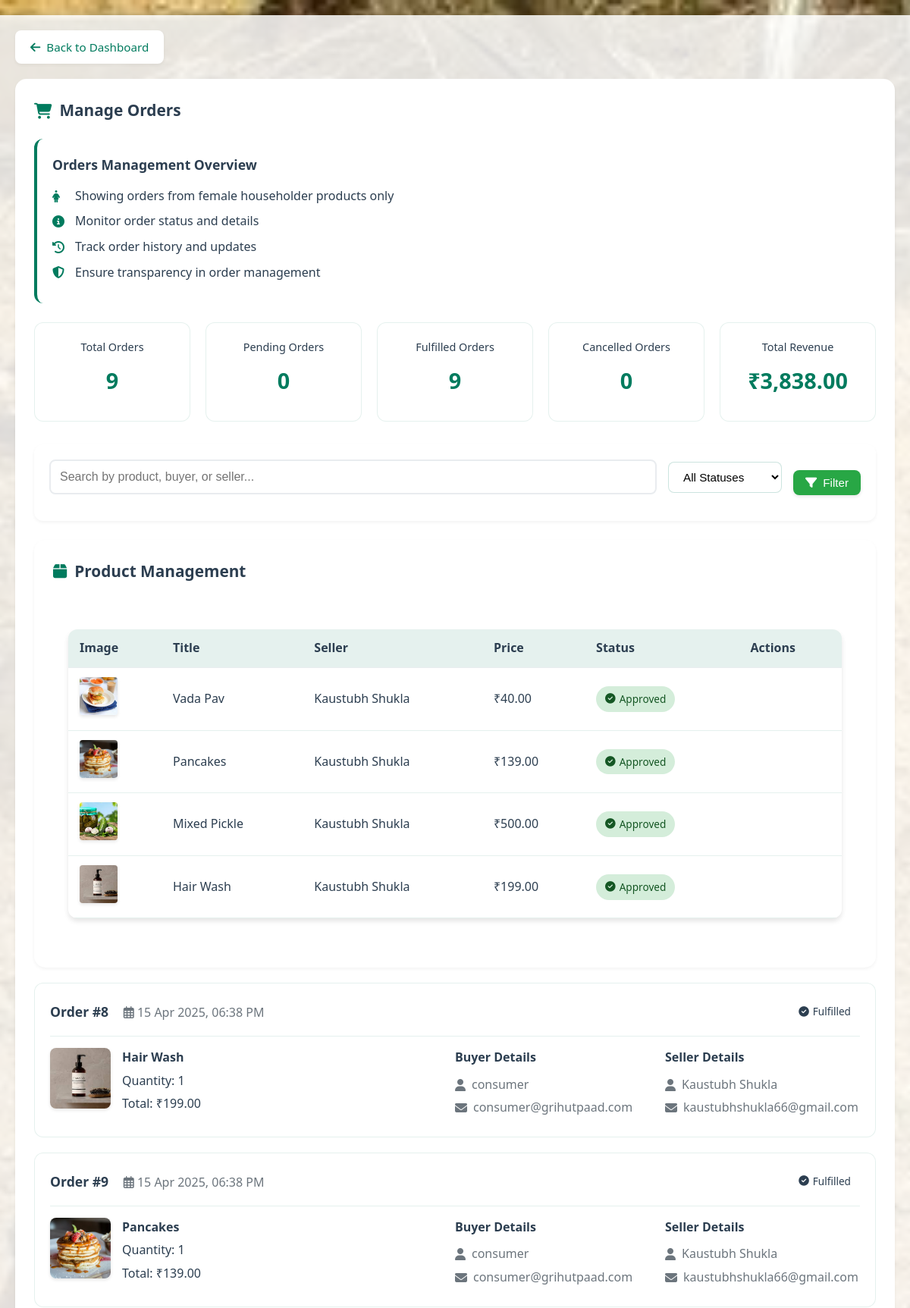
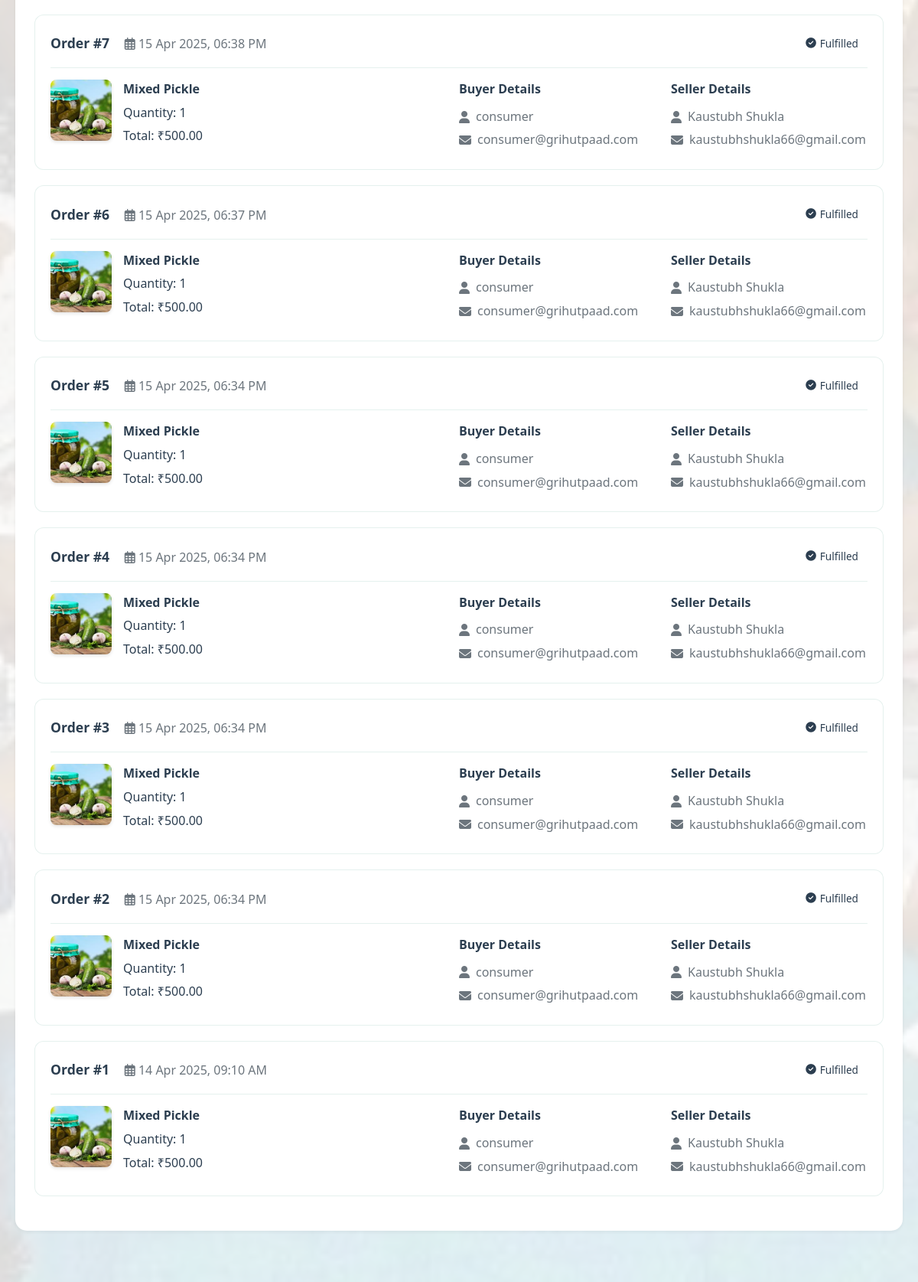
The page /dashboards/admin/manage_orders.php (signed in, upper part) on the database its author committed (2 pictures, top to bottom).
### tables this page shows
CREATE TABLE `products` (
  `id` int(11) NOT NULL AUTO_INCREMENT,
  `user_id` int(11) NOT NULL,
  `title` varchar(150) NOT NULL,
  `description` text DEFAULT NULL,
  `category_id` int(11) DEFAULT NULL,
  `price` decimal(10,2) DEFAULT NULL,
  `is_approved` tinyint(1) DEFAULT 0,
  `image` varchar(255) DEFAULT NULL,
  `approved` tinyint(1) NOT NULL DEFAULT 0,
  `approved_by` int(11) DEFAULT NULL,
  `approved_at` timestamp NULL DEFAULT NULL,
  `created_at` timestamp NOT NULL DEFAULT current_timestamp(),
  PRIMARY KEY (`id`),
  KEY `user_id` (`user_id`),
  KEY `products_ibfk_2` (`approved_by`),
  KEY `category` (`category_id`)
);

CREATE TABLE `users` (
  `id` int(11) NOT NULL AUTO_INCREMENT,
  `name` varchar(100) NOT NULL,
  `email` varchar(100) NOT NULL,
  `password` varchar(255) NOT NULL,
  `role` enum('webmaster','female_householder','consumer','admin') NOT NULL,
  `registered_at` timestamp NOT NULL DEFAULT current_timestamp(),
  `is_blocked` tinyint(1) NOT NULL DEFAULT 0,
  `registration_date` timestamp NOT NULL DEFAULT current_timestamp(),
  `phone` varchar(20) DEFAULT NULL,
  `address` text DEFAULT NULL,
  `about` text DEFAULT NULL,
  `last_modified` timestamp NULL DEFAULT current_timestamp() ON UPDATE current_timestamp(),
  PRIMARY KEY (`id`),
  UNIQUE KEY `email` (`email`)
);

CREATE TABLE `orders` (
  `id` int(11) NOT NULL AUTO_INCREMENT,
  `consumer_id` int(11) NOT NULL,
  `product_id` int(11) NOT NULL,
  `status` enum('pending','fulfilled','cancelled') DEFAULT 'pending',
  `ordered_at` timestamp NOT NULL DEFAULT current_timestamp(),
  `fulfilled_at` timestamp NULL DEFAULT NULL,
  `quantity` int(11) NOT NULL,
  `total_price` decimal(10,2) NOT NULL,
  `shipping_address` text NOT NULL,
  `phone` varchar(20) NOT NULL,
  `updated_by` int(11) DEFAULT NULL,
  `updated_at` timestamp NULL DEFAULT NULL,
  PRIMARY KEY (`id`),
  KEY `consumer_id` (`consumer_id`),
  KEY `product_id` (`product_id`),
  KEY `updated_by` (`updated_by`),
  CONSTRAINT `orders_ibfk_1` FOREIGN KEY (`consumer_id`) REFERENCES `users` (`id`),
  CONSTRAINT `orders_ibfk_2` FOREIGN KEY (`product_id`) REFERENCES `products` (`id`),
  CONSTRAINT `orders_ibfk_3` FOREIGN KEY (`updated_by`) REFERENCES `users` (`id`)
);

### dashboards/admin/manage_orders.php (the view, shortened to what this page needs)
<?php
require_once('../../config/db.php');
$search = isset($_GET['search']) ? $_GET['search'] : '';
$page = isset($_GET['page']) ? max(1, (int)$_GET['page']) : 1;
$items_per_page = 10;
$offset = ($page - 1) * $items_per_page;
$stats_query = "SELECT
    COUNT(*) as total_orders,
    SUM(CASE WHEN o.status = 'pending' THEN 1 ELSE 0 END) as pending_orders,
    SUM(CASE WHEN o.status = 'fulfilled' THEN 1 ELSE 0 END) as fulfilled_orders,
    SUM(CASE WHEN o.status = 'cancelled' THEN 1 ELSE 0 END) as cancelled_orders,
    SUM(o.total_price) as total_revenue
FROM orders o
JOIN products p ON o.product_id = p.id
JOIN users s ON p.user_id = s.id
WHERE s.role = 'female_householder'";
$stats = $conn->query($stats_query)->fetch_assoc();
$base_query = "
    FROM orders o
    JOIN products p ON o.product_id = p.id
    JOIN users c ON o.consumer_id = c.id
    JOIN users s ON p.user_id = s.id
    WHERE s.role = 'female_householder'
";
$params = [];
$param_types = "";
$query = "
    SELECT
        o.*,
        p.title as product_title,
        p.image as product_image,
        c.name as buyer_name,
        c.email as buyer_email,
        s.name as seller_name,
        s.email as seller_email
    " . $base_query . "
    ORDER BY o.ordered_at DESC
    LIMIT ? OFFSET ?
";
$params[] = $items_per_page;
$params[] = $offset;
$param_types .= "ii";
$stmt = $conn->prepare($query);
if (!empty($params)) {
    if (!$stmt->bind_param($param_types, ...$params)) {
        die("Binding parameters failed: " . $stmt->error);
    }
}
if (!$stmt->execute()) {
    die("Execute failed: " . $stmt->error);
}
$result = $stmt->get_result();
$orders = $result->fetch_all(MYSQLI_ASSOC);
$pending_products = $conn->query("
    SELECT p.*, u.name as seller_name,
    CASE
        WHEN p.approved = 1 AND p.is_approved = 1 THEN 'approved'
        WHEN p.approved = 2 OR p.is_approved = 2 THEN 'cancelled'
        ELSE 'pending'
    END as status
    FROM products p
    JOIN users u ON p.user_id = u.id
    WHERE u.role = 'female_householder'
    ORDER BY p.created_at DESC
")->fetch_all(MYSQLI_ASSOC);
?>
<!DOCTYPE html>
<html>
<head>
    <link rel="stylesheet" href="../../assets/uploads/css/style.css">
    <link rel="stylesheet" href="https://cdnjs.cloudflare.com/ajax/libs/font-awesome/6.5.0/css/all.min.css">
</head>
<body>
    <div class="container">
        <a href="dashboard.php" class="back-link">
            <i class="fas fa-arrow-left"></i> Back to Dashboard
        </a>
        <div class="card">
            <div class="card-header">
                <h3><i class="fas fa-shopping-cart"></i> Manage Orders</h3>
            </div>
            <div class="transparency-box">
                <h4>Orders Management Overview</h4>
                <p><i class="fas fa-female"></i> Showing orders from female householder products only</p>
                <p><i class="fas fa-info-circle"></i> Monitor order status and details</p>
                <p><i class="fas fa-history"></i> Track order history and updates</p>
                <p><i class="fas fa-shield-alt"></i> Ensure transparency in order management</p>
            </div>
            <div class="stats-container">
                <div class="stat-card">
                    <div class="stat-label">Total Orders</div>
                    <div class="stat-value"><?php echo $stats['total_orders']; ?></div>
                </div>
                <div class="stat-card">
                    <div class="stat-label">Pending Orders</div>
                    <div class="stat-value"><?php echo $stats['pending_orders']; ?></div>
                </div>
                <div class="stat-card">
                    <div class="stat-label">Fulfilled Orders</div>
                    <div class="stat-value"><?php echo $stats['fulfilled_orders']; ?></div>
                </div>
                <div class="stat-card">
                    <div class="stat-label">Cancelled Orders</div>
                    <div class="stat-value"><?php echo $stats['cancelled_orders']; ?></div>
                </div>
                <div class="stat-card">
                    <div class="stat-label">Total Revenue</div>
                    <div class="stat-value">₹<?php echo number_format($stats['total_revenue'], 2); ?></div>
                </div>
            </div>
            <div class="filters">
                <form method="GET" style="width: 100%; display: flex; gap: 15px; flex-wrap: wrap;">
                    <div class="filter-group search-box">
                        <input type="text" name="search" placeholder="Search by product, buyer, or seller..."
                               value="<?php echo htmlspecialchars($search); ?>" class="search-input">
                    </div>
                    <div class="filter-group">
                        <select name="status" class="filter-select">
                            <option value="">All Statuses</option>
                        </select>
                        <button type="submit" class="btn btn-success">
                            <i class="fas fa-filter"></i> Filter
                        </button>
                    </div>
                </form>
            </div>
            <div class="card mb-4">
                <div class="card-header">
                    <h3><i class="fas fa-box"></i> Product Management</h3>
                </div>
                <div class="card-body">
                    <?php if (empty($pending_products)): ?>
                        <div class="alert alert-info">
                            <i class="fas fa-check-double"></i> No products to display.
                        </div>
                    <?php else: ?>
                        <div class="table-responsive">
                            <table class="table">
                                <thead>
                                    <tr>
                                        <th>Image</th>
                                        <th>Title</th>
                                        <th>Seller</th>
                                        <th>Price</th>
                                        <th>Status</th>
                                        <th>Actions</th>
                                    </tr>
                                </thead>
                                <tbody>
                                    <?php foreach ($pending_products as $product): ?>
                                        <tr>
                                            <td>
                                                <img src="../../assets/uploads/<?php echo htmlspecialchars($product['image']); ?>"
                                                     alt="Product Image"
                                                     style="width: 50px; height: 50px; object-fit: cover; border-radius: 4px;">
                                            </td>
                                            <td><?php echo htmlspecialchars($product['title']); ?></td>
                                            <td><?php echo htmlspecialchars($product['seller_name']); ?></td>
                                            <td>₹<?php echo number_format($product['price'], 2); ?></td>
                                            <td>
                                                <span class="status-badge status-<?php echo $product['status']; ?>">
                                                    <?php
                                                    switch($product['status']) {
                                                        case 'approved':
                                                            echo '<i class="fas fa-check-circle"></i> Approved';
                                                            break;
                                                    }
                                                    ?>
                                                </span>
                                            </td>
                                            <td>
                                            </td>
                                        </tr>
                                    <?php endforeach; ?>
                                </tbody>
                            </table>
                        </div>
                    <?php endif; ?>
                </div>
            </div>
            <?php if (empty($orders)): ?>
                <div class="alert alert-info">
                    <i class="fas fa-info-circle"></i> No orders found.
                </div>
            <?php else: ?>
                <?php foreach ($orders as $order): ?>
                    <div class="order-card">
                        <div class="order-header">
                            <div>
                                <span style="font-size: 1.1rem; font-weight: 600; color: #2c3e50;">
                                    Order #<?php echo $order['id']; ?>
                                </span>
                                <span style="margin-left: 15px; color: #6c757d;">
                                    <i class="far fa-calendar-alt"></i>
                                    <?php echo date('d M Y, h:i A', strtotime($order['ordered_at'])); ?>
                                </span>
                            </div>
                            <span class="status-badge status-<?php echo strtolower($order['status']); ?>">
                                <i class="fas fa-<?php echo $order['status'] === 'fulfilled' ? 'check-circle' : ($order['status'] === 'cancelled' ? 'times-circle' : 'clock'); ?>"></i>
                                <?php echo ucfirst($order['status']); ?>
                            </span>
                        </div>
                        <div class="order-details">
                            <div class="product-info">
                                <img src="../../assets/uploads/<?php echo htmlspecialchars($order['product_image']); ?>"
                                     alt="<?php echo htmlspecialchars($order['product_title']); ?>"
                                     class="product-image">
                                <div>
                                    <h4 style="margin: 0 0 5px 0;"><?php echo htmlspecialchars($order['product_title']); ?></h4>
                                    <p style="margin: 0;">Quantity: <?php echo $order['quantity']; ?></p>
                                    <p style="margin: 5px 0;">Total: ₹<?php echo number_format($order['total_price'], 2); ?></p>
                                </div>
                            </div>
                            <div class="user-info">
                                <h4>Buyer Details</h4>
                                <p><i class="fas fa-user"></i> <?php echo htmlspecialchars($order['buyer_name']); ?></p>
                                <p><i class="fas fa-envelope"></i> <?php echo htmlspecialchars($order['buyer_email']); ?></p>
                            </div>
                            <div class="user-info">
                                <h4>Seller Details</h4>
                                <p><i class="fas fa-user"></i> <?php echo htmlspecialchars($order['seller_name']); ?></p>
                                <p><i class="fas fa-envelope"></i> <?php echo htmlspecialchars($order['seller_email']); ?></p>
                            </div>
                        </div>
                    </div>
                <?php endforeach; ?>
            <?php endif; ?>
        </div>
    </div>
</body>
</html>

### assets/uploads/css/style.css (style rules this page uses)
body { font-family: 'Segoe UI', sans-serif; margin: 0; padding: 20px; background-color: #f8f9fa; color: #2c3e50; line-height: 1.6; }
.container { max-width: 1200px; margin: 0 auto; padding: 20px; }
a { color: #007B5E; text-decoration: none; transition: color 0.3s ease; }
.card { background: white; border-radius: 12px; box-shadow: 0 4px 6px rgba(0, 0, 0, 0.1); padding: 20px; margin-bottom: 20px; }
table { width: 100%; border-collapse: separate; border-spacing: 0; background-color: white; border-radius: 12px; overflow: hidden; box-shadow: 0 4px 6px rgba(0, 0, 0, 0.1); margin-bottom: 20px; }
th, td { padding: 15px; border-bottom: 1px solid #e9ecef; text-align: left; }
th { background-color: #e9f5f1; font-weight: 600; color: #2c3e50; }
img { max-width: 100px; height: auto; border-radius: 8px; box-shadow: 0 2px 4px rgba(0, 0, 0, 0.1); transition: transform 0.3s ease; }
button, .btn { padding: 10px 20px; background-color: #007B5E; color: white; border: none; border-radius: 8px; cursor: pointer; transition: all 0.3s ease; font-weight: 500; text-decoration: none; display: inline-block; box-shadow: 0 2px 4px rgba(0, 0, 0, 0.1); }
input[type="text"], input[type="number"], input[type="email"], input[type="password"], select, textarea { padding: 12px; border: 2px solid #e9ecef; border-radius: 8px; width: 100%; margin-bottom: 15px; transition: border-color 0.3s ease; font-size: 1rem; }
.card { animation: fadeIn 0.5s ease-out; }

### rows shown on the page
products: image (picture), title "Vada Pav", user.name "Kaustubh Shukla", price "40.00"
products: image (picture), title "Pancakes", user.name "Kaustubh Shukla", price "139.00"
products: image (picture), title "Mixed Pickle", user.name "Kaustubh Shukla", price "500.00"
products: image (picture), title "Hair Wash", user.name "Kaustubh Shukla", price "199.00"
orders: id "8", ordered_at "15 Apr 2025, 06:38 PM", status "Fulfilled", product.image (picture), product.title "Hair Wash", quantity "1", total_price "199.00", consumer.name "consumer", consumer.email "consumer@grihutpaad.com", users.name "Kaustubh Shukla", users.email "kaustubhshukla66@gmail.com"
orders: id "9", ordered_at "15 Apr 2025, 06:38 PM", status "Fulfilled", product.image (picture), product.title "Pancakes", quantity "1", total_price "139.00", consumer.name "consumer", consumer.email "consumer@grihutpaad.com", users.name "Kaustubh Shukla", users.email "kaustubhshukla66@gmail.com"
orders: id "7", ordered_at "15 Apr 2025, 06:38 PM", status "Fulfilled", product.image (picture), product.title "Mixed Pickle", quantity "1", total_price "500.00", consumer.name "consumer", consumer.email "consumer@grihutpaad.com", users.name "Kaustubh Shukla", users.email "kaustubhshukla66@gmail.com"
orders: id "6", ordered_at "15 Apr 2025, 06:37 PM", status "Fulfilled", product.image (picture), product.title "Mixed Pickle", quantity "1", total_price "500.00", consumer.name "consumer", consumer.email "consumer@grihutpaad.com", users.name "Kaustubh Shukla", users.email "kaustubhshukla66@gmail.com"
orders: id "5", ordered_at "15 Apr 2025, 06:34 PM", status "Fulfilled", product.image (picture), product.title "Mixed Pickle", quantity "1", total_price "500.00", consumer.name "consumer", consumer.email "consumer@grihutpaad.com", users.name "Kaustubh Shukla", users.email "kaustubhshukla66@gmail.com"
orders: id "4", ordered_at "15 Apr 2025, 06:34 PM", status "Fulfilled", product.image (picture), product.title "Mixed Pickle", quantity "1", total_price "500.00", consumer.name "consumer", consumer.email "consumer@grihutpaad.com", users.name "Kaustubh Shukla", users.email "kaustubhshukla66@gmail.com"
orders: id "3", ordered_at "15 Apr 2025, 06:34 PM", status "Fulfilled", product.image (picture), product.title "Mixed Pickle", quantity "1", total_price "500.00", consumer.name "consumer", consumer.email "consumer@grihutpaad.com", users.name "Kaustubh Shukla", users.email "kaustubhshukla66@gmail.com"
orders: id "2", ordered_at "15 Apr 2025, 06:34 PM", status "Fulfilled", product.image (picture), product.title "Mixed Pickle", quantity "1", total_price "500.00", consumer.name "consumer", consumer.email "consumer@grihutpaad.com", users.name "Kaustubh Shukla", users.email "kaustubhshukla66@gmail.com"
orders: id "1", ordered_at "14 Apr 2025, 09:10 AM", status "Fulfilled", product.image (picture), product.title "Mixed Pickle", quantity "1", total_price "500.00", consumer.name "consumer", consumer.email "consumer@grihutpaad.com", users.name "Kaustubh Shukla", users.email "kaustubhshukla66@gmail.com"

### other values the page prints
$stats['total_orders'] "9"
$stats['pending_orders'] "0"
$stats['fulfilled_orders'] "9"
$stats['cancelled_orders'] "0"
$stats['total_revenue'] "3,838.00"
